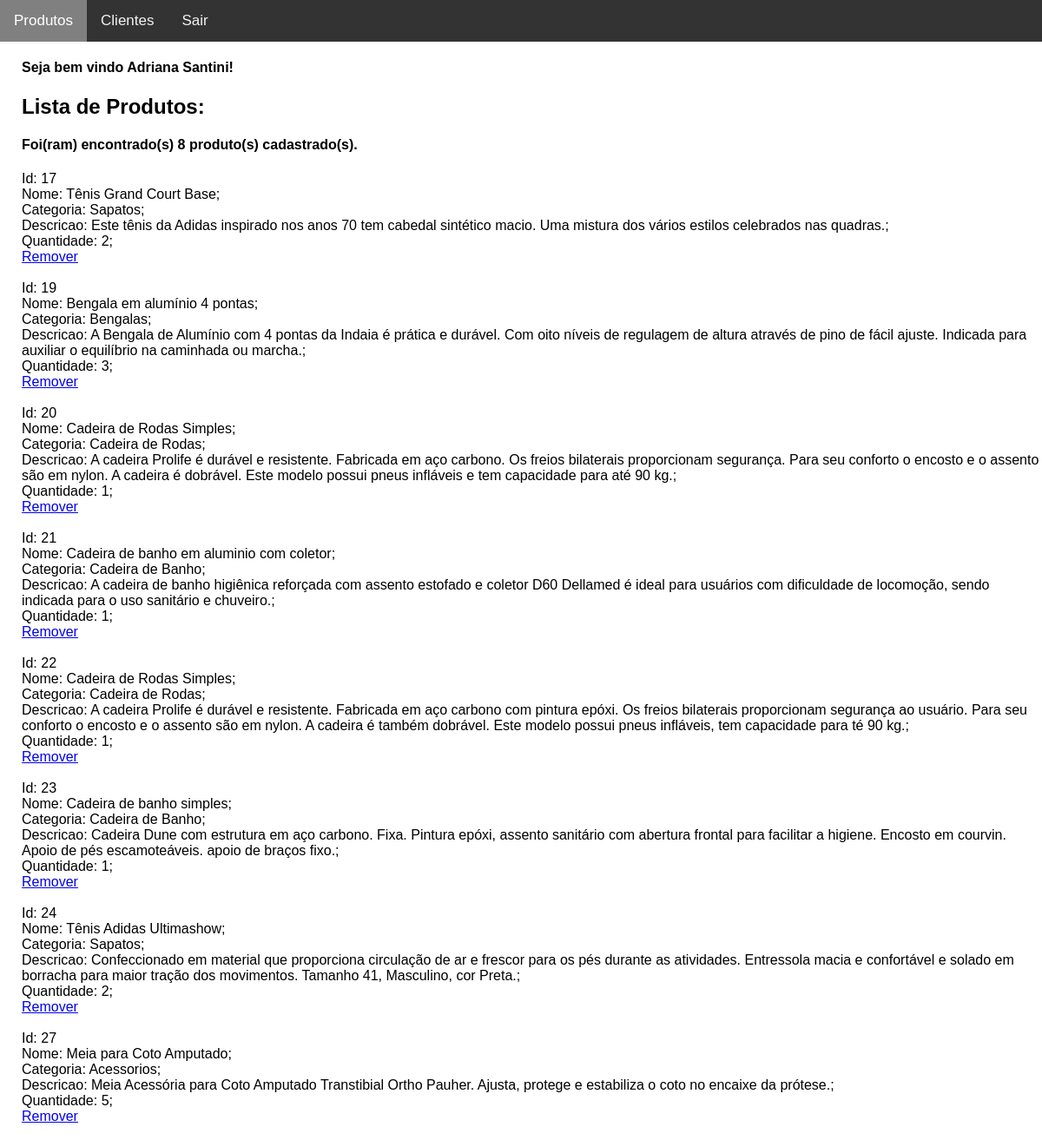
/gerenciar/gerenciar_produtos.php (signed in), run on the app's committed database.
### tables this page shows
CREATE TABLE `produtos` (
  `idProduto` int NOT NULL AUTO_INCREMENT,
  `idCategoria` int DEFAULT NULL,
  `nomeProduto` varchar(200) DEFAULT NULL,
  `descricaoProduto` text,
  `quantidadeProduto` int DEFAULT NULL,
  `idUsuario` int DEFAULT NULL,
  `imagemProduto` varchar(100) DEFAULT NULL,
  PRIMARY KEY (`idProduto`)
);

CREATE TABLE `categorias` (
  `idCategoria` int NOT NULL AUTO_INCREMENT,
  `nomeCategoria` varchar(200) DEFAULT NULL,
  `pontuacaoCategoria` int DEFAULT NULL,
  PRIMARY KEY (`idCategoria`)
);

### produto/produto.php (called while the page is built, shortened)
<?php
class Produto {
	private $conexao;
	public function __construct() {
		try {
			$this->conexao = new PDO('mysql:host=127.0.0.1;dbname=fatec', 'userdel', 'senha');
		} catch(Exception $e) {
			echo $e->getMessage();
			die();
		}
	}
	public function contar() : int {
		$sql = "SELECT * FROM produtos";
		$prepare = $this->conexao->prepare($sql);
		$prepare->execute();
		return $prepare->rowCount();
	}
	public function listar() : array {
		$sql = "SELECT * FROM produtos INNER JOIN categorias ON produtos.idCategoria = categorias.idCategoria";
		$produtos = [];
		foreach($this->conexao->query($sql) as $key => $value) {
			array_push($produtos, $value);
		}
		return $produtos;
	}
}
?>

### gerenciar/gerenciar_produtos.php (the view, shortened to what this page needs)
<?php
require '../produto/produto.php';
$produto = new Produto();
?>
<!DOCTYPE html>
<html>
<head>
    <link rel="stylesheet" type="text/css" href="../css/estilo.css">
    <link rel="stylesheet" href="https://cdnjs.cloudflare.com/ajax/libs/font-awesome/4.7.0/css/font-awesome.min.css">
</head>
<body>
    <nav>
        <div class="topnav" id="myTopnav">
            <a href="#" class="active">Produtos</a>
            <a href="gerenciar_clientes.php">Clientes</a>
            <a href="../sair.php">Sair</a>
        </div>
    </nav>
    <section>
        <div class="margin">
            <?php echo "<h4>Seja bem vindo " . $_SESSION['login_user'] . "!</h4>"; ?>
        </div>
        <div class="margin">
            <h2>Lista de Produtos: </h2>
            <?php
            $count = $produto->contar();
            if($count < 1) {
                echo "<h4>Nenhum registro no Banco de Dados.</h4>";
            } else {
                echo "<h4>Foi(ram) encontrado(s) {$count} produto(s) cadastrado(s).</h4>";
                foreach($produto->listar() as $value) {
                    echo "Id: {$value['idProduto']}<br>";
                    echo "Nome: {$value['nomeProduto']};<br>Categoria: {$value['nomeCategoria']};<br>Descricao: {$value['descricaoProduto']};
                    <br>Quantidade: {$value['quantidadeProduto']};<br>";
                    echo "<a onclick='return confirmaRemover();' href='remover_produto.php?id=" . $value["idProduto"] . "'>Remover</a><br><br>";
                }
            }
            ?>
        </div>
    </section>
</body>
</html>

### css/estilo.css (style rules this page uses)
body { margin: 0; font-family: Arial, Helvetica, sans-serif; }
.topnav { overflow: hidden; background-color: #333; }
.topnav a { float: left; display: block; color: #f2f2f2; text-align: center; padding: 14px 16px; text-decoration: none; font-size: 17px; }
.topnav a.active { background-color: gray; color: white; }
.margin { margin-left: 25px; }

### data on the page
produtos: idProduto "17", nomeProduto "Tênis Grand Court Base", idCategoria.nomeCategoria "Sapatos", descricaoProduto "Este tênis da Adidas inspirado nos anos 70 tem cabedal sintético macio. Uma mistura dos vários estilos celebrados nas quadras.", quantidadeProduto "2"
produtos: idProduto "19", nomeProduto "Bengala em alumínio 4 pontas", idCategoria.nomeCategoria "Bengalas", descricaoProduto "A Bengala de Alumínio com 4 pontas da Indaia é prática e durável. Com oito níveis de regulagem de altura através de pino de fácil ajuste. Indicada para auxiliar o equilíbrio na caminhada ou marcha.", quantidadeProduto "3"
produtos: idProduto "20", nomeProduto "Cadeira de Rodas Simples", idCategoria.nomeCategoria "Cadeira de Rodas", descricaoProduto "A cadeira Prolife é durável e resistente. Fabricada em aço carbono. Os freios bilaterais proporcionam segurança. Para seu conforto o encosto e o assento são em nylon. A cadeira é dobrável. Este modelo possui pneus infláveis e tem capacidade para até 90 kg.", quantidadeProduto "1"
produtos: idProduto "21", nomeProduto "Cadeira de banho em aluminio com coletor", idCategoria.nomeCategoria "Cadeira de Banho", descricaoProduto "A cadeira de banho higiênica reforçada com assento estofado e coletor D60 Dellamed é ideal para usuários com dificuldade de locomoção, sendo indicada para o uso sanitário e chuveiro.", quantidadeProduto "1"
produtos: idProduto "22", nomeProduto "Cadeira de Rodas Simples", idCategoria.nomeCategoria "Cadeira de Rodas", descricaoProduto "A cadeira Prolife é durável e resistente. Fabricada em aço carbono com pintura epóxi. Os freios bilaterais proporcionam segurança ao usuário. Para seu conforto o encosto e o assento são em nylon. A cadeira é também dobrável. Este modelo possui pneus infláveis, tem capacidade para té 90 kg.", quantidadeProduto "1"
produtos: idProduto "23", nomeProduto "Cadeira de banho simples", idCategoria.nomeCategoria "Cadeira de Banho", descricaoProduto "Cadeira Dune com estrutura em aço carbono. Fixa. Pintura epóxi, assento sanitário com abertura frontal para facilitar a higiene. Encosto em courvin. Apoio de pés escamoteáveis. apoio de braços fixo.", quantidadeProduto "1"
produtos: idProduto "24", nomeProduto "Tênis Adidas Ultimashow", idCategoria.nomeCategoria "Sapatos", descricaoProduto "Confeccionado em material que proporciona circulação de ar e frescor para os pés durante as atividades. Entressola macia e confortável e solado em borracha para maior tração dos movimentos. Tamanho 41, Masculino, cor Preta.", quantidadeProduto "2"
produtos: idProduto "27", nomeProduto "Meia para Coto Amputado", idCategoria.nomeCategoria "Acessorios", descricaoProduto "Meia Acessória para Coto Amputado Transtibial Ortho Pauher. Ajusta, protege e estabiliza o coto no encaixe da prótese.", quantidadeProduto "5"

### other printed values
$_SESSION['login_user'] "Adriana Santini"
$count "8"
